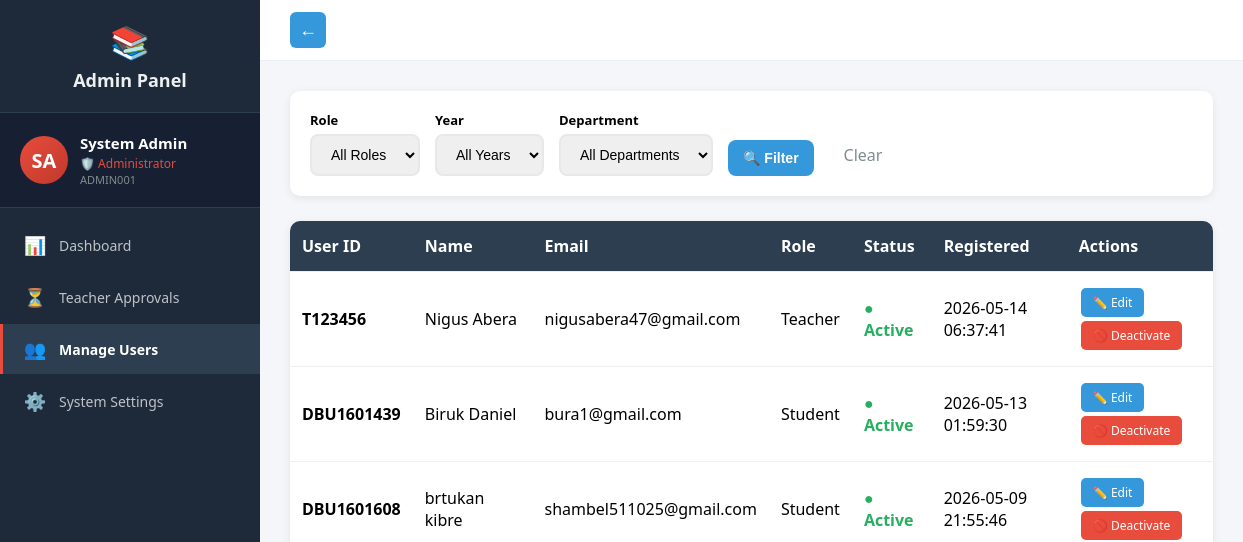
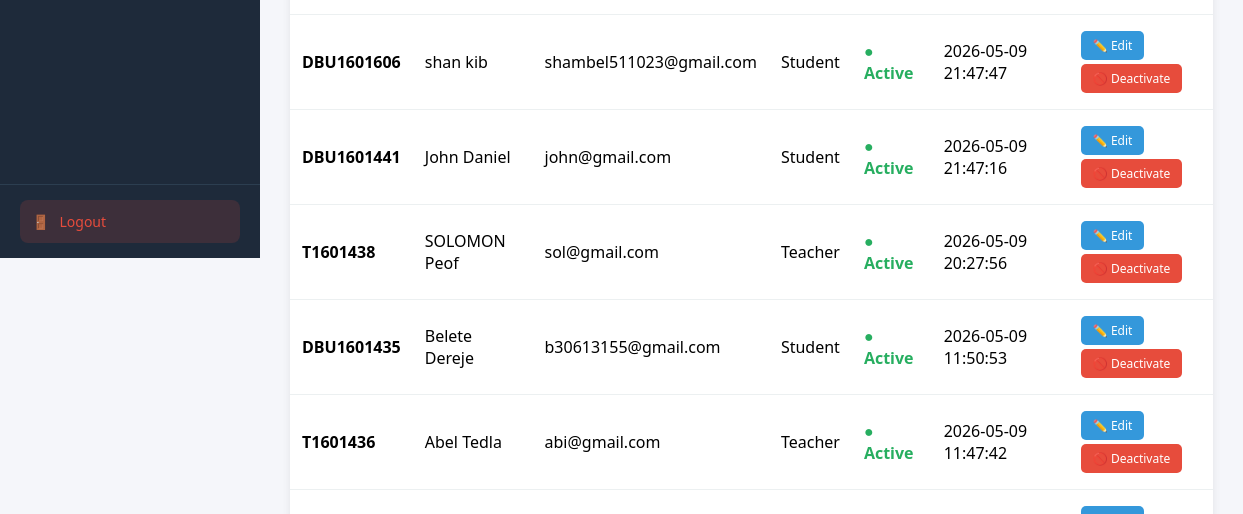
/admin/users (signed in, upper part), run on an earlier commit of the app's database (2 pictures, top to bottom).
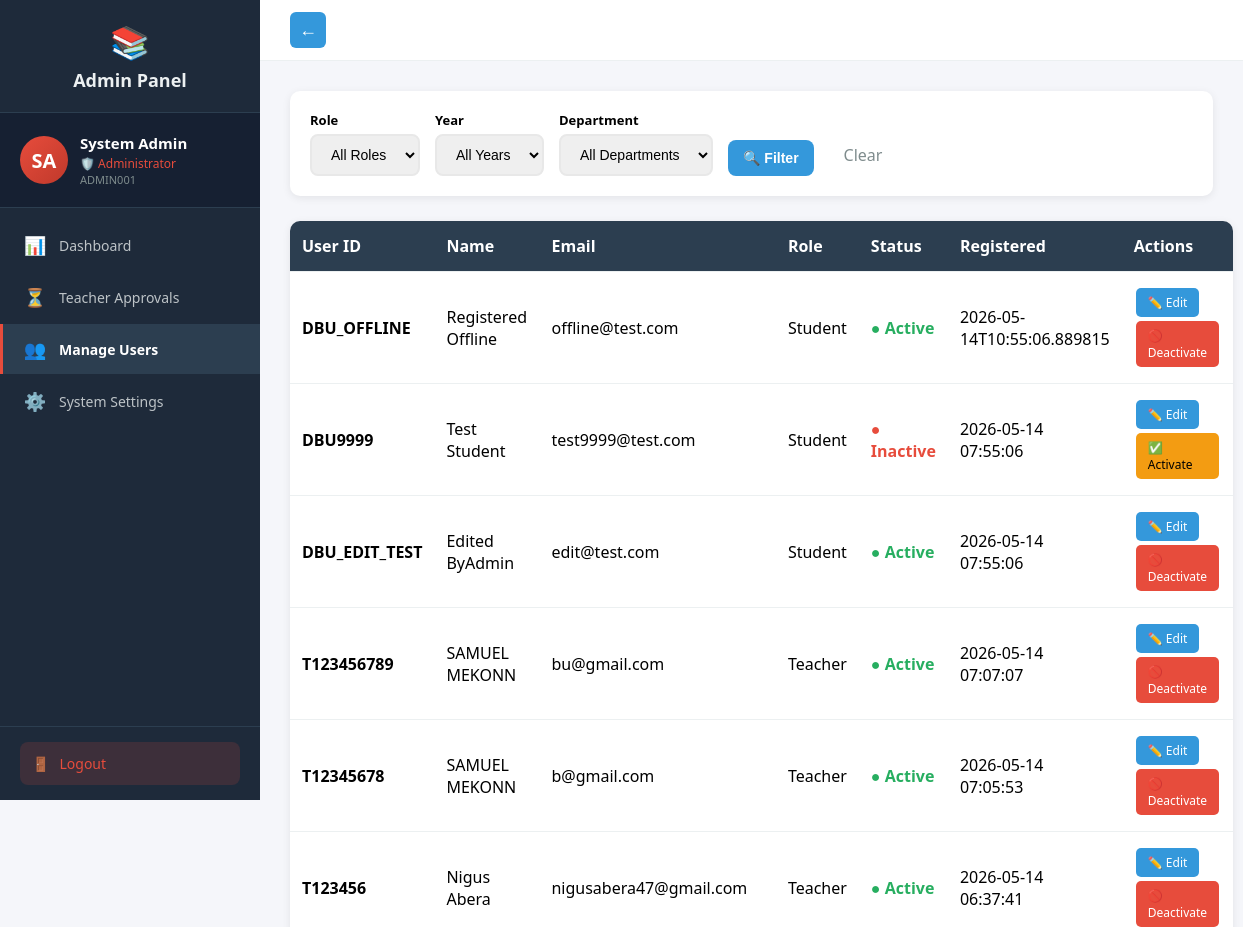
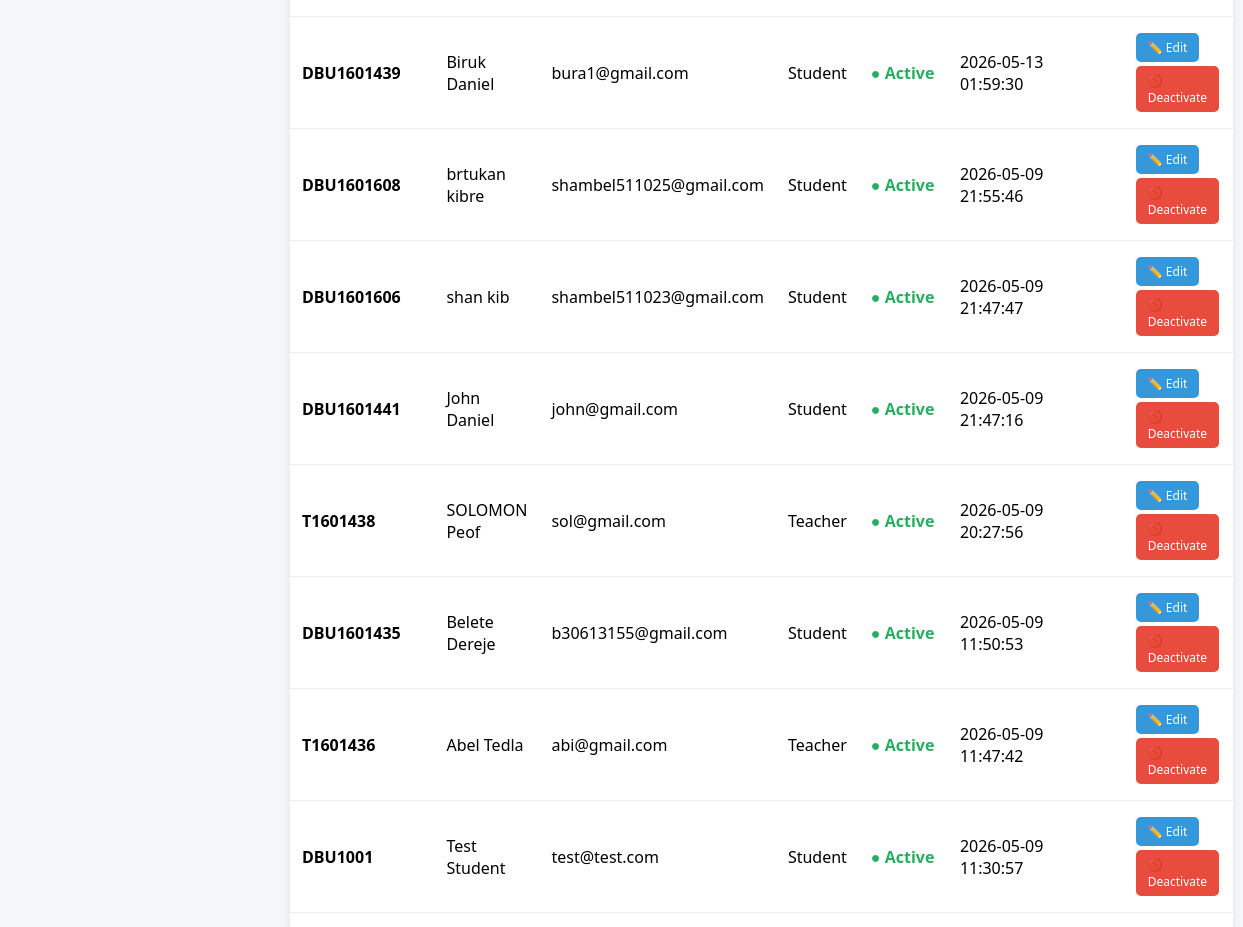
And on a later commit of the database (2 pictures, top to bottom).
### tables this page shows
CREATE TABLE users (
            id INTEGER PRIMARY KEY AUTOINCREMENT,
            user_id TEXT UNIQUE NOT NULL,
            first_name TEXT NOT NULL,
            last_name TEXT NOT NULL,
            email TEXT UNIQUE NOT NULL,
            password_hash TEXT NOT NULL,
            role TEXT NOT NULL,
            is_approved INTEGER DEFAULT 0,
            created_at TIMESTAMP DEFAULT CURRENT_TIMESTAMP
        , updated_at TIMESTAMP);

### routes_admin.py (the view)
@admin_bp.route('/users', endpoint='manage_users')
@login_required
def manage_users():
    if current_user.role != 'admin':
        return redirect(url_for('auth.login'))
    conn = get_db()
    cur = conn.cursor()
    role_filter = request.args.get('role', '').strip()
    year_filter = request.args.get('year', '').strip()
    dept_filter = request.args.get('department', '').strip()
    query = "SELECT id, user_id, first_name, last_name, email, role, is_approved, created_at FROM users WHERE 1=1"
    params = []
    if role_filter:
        query += " AND role = ?"
        params.append(role_filter)
    query += " ORDER BY created_at DESC"
    cur.execute(query, params)
    all_users = cur.fetchall()
    filtered_users = []
    for u in all_users:
        include = True
        if year_filter and u['role'] == 'student':
            cur.execute("SELECT year FROM students WHERE user_id = ?", (u['id'],))
            row = cur.fetchone()
            if not row or str(row[0]) != year_filter:
                include = False
        if dept_filter and u['role'] == 'student':
            cur.execute("SELECT department FROM students WHERE user_id = ?", (u['id'],))
            row = cur.fetchone()
            if not row or row[0] != dept_filter:
                include = False
        if year_filter and u['role'] == 'teacher':
            cur.execute("SELECT years FROM teachers WHERE user_id = ?", (u['id'],))
            row = cur.fetchone()
            if not row or year_filter not in row[0]:
                include = False
        if dept_filter and u['role'] == 'teacher':
            cur.execute("SELECT departments FROM teachers WHERE user_id = ?", (u['id'],))
            row = cur.fetchone()
            if not row or dept_filter not in row[0]:
                include = False
        if include:
            filtered_users.append(u)
    depts = set()
    cur.execute("SELECT department FROM students")
    for row in cur.fetchall():
        if row[0]: depts.add(row[0])
    cur.execute("SELECT departments FROM teachers")
    for row in cur.fetchall():
        if row[0]:
            for d in row[0].split(','):
                depts.add(d.strip())
    departments = sorted(list(depts))
    years = set()
    cur.execute("SELECT year FROM students")
    for row in cur.fetchall():
        if row[0]: years.add(str(row[0]))
    cur.execute("SELECT years FROM teachers")
    for row in cur.fetchall():
        if row[0]:
            for y in row[0].split(','):
                years.add(y.strip())
    years = sorted(list(years))
    conn.close()
    return render_template('admin/users.html', users=filtered_users, departments=departments, years=years,
                         role_filter=role_filter, year_filter=year_filter, dept_filter=dept_filter)

### auth.py (called while the page is built)
def get_db():
    conn = sqlite3.connect('assignments.db')
    conn.row_factory = sqlite3.Row
    return conn

@login_manager.user_loader
def load_user(user_id):
    conn = get_db()
    cur = conn.cursor()
    cur.execute("SELECT id, user_id, first_name, last_name, email, role, is_approved FROM users WHERE id = ?", (user_id,))
    user = cur.fetchone()
    cur.close()
    conn.close()
    if user:
        from flask_login import UserMixin
        class User(UserMixin):
            pass
        u = User()
        u.id = user['id']
        u.user_id = user['user_id']
        u.first_name = user['first_name']
        u.last_name = user['last_name']
        u.email = user['email']
        u.role = user['role']
        u.is_approved = user['is_approved']
        return u
    return None

### routes_admin.py (called while the page is built)
def get_db():
    conn = sqlite3.connect('assignments.db')
    conn.row_factory = sqlite3.Row
    return conn

### templates/admin/users.html (shortened to what this page needs)
{% extends "admin_base.html" %}
{% block content %}
<div class="filter-bar">
    <form method="GET" style="display:flex; gap:15px; align-items:end; flex-wrap:wrap;">
        <div>
            <label style="font-weight:600; font-size:13px; display:block; margin-bottom:5px;">Role</label>
            <select name="role" onchange="this.form.submit()">
                <option value="">All Roles</option>
            </select>
        </div>
        <div>
            <label style="font-weight:600; font-size:13px; display:block; margin-bottom:5px;">Year</label>
            <select name="year" onchange="this.form.submit()">
                <option value="">All Years</option>
            </select>
        </div>
        <div>
            <label style="font-weight:600; font-size:13px; display:block; margin-bottom:5px;">Department</label>
            <select name="department" onchange="this.form.submit()">
                <option value="">All Departments</option>
            </select>
        </div>
        <button type="submit">🔍 Filter</button>
        <a href="/admin/users" style="padding:10px 15px; color:#7f8c8d; text-decoration:none;">Clear</a>
    </form>
</div>
<table>
    <tr>
        <th>User ID</th><th>Name</th><th>Email</th><th>Role</th><th>Status</th><th>Registered</th><th>Actions</th>
    </tr>
    {% for u in users %}
    <tr>
        <td><strong>{{ u[1] }}</strong></td>
        <td>{{ u[2] }} {{ u[3] }}</td>
        <td>{{ u[4] }}</td>
        <td><span style="text-transform:capitalize;">{{ u[5] }}</span></td>
        <td>
            {% if u[6] %}
                <span class="status-active">● Active</span>
            {% else %}
                <span class="status-inactive">● Inactive</span>
            {% endif %}
        </td>
        <td>{{ u[7] if u[7] else '' }}</td>
        <td>
            <a href="/admin/edit-user/{{ u[0] }}" class="btn btn-primary">✏️ Edit</a>
            <a href="/admin/toggle-user/{{ u[0] }}" class="btn {{ 'btn-danger' if u[6] else 'btn-warning' }}">
                {{ '🚫 Deactivate' if u[6] else '✅ Activate' }}
            </a>
        </td>
    </tr>
    {% endfor %}
</table>
{% endblock %}

What changed in the data, as far as the page shows it:
added users: user "DBU_OFFLINE", first_name "Registered", last_name "Offline", email "offline@test.com", role "Student", shows "● Active", created_at "2026-05-14T10:55:06.889815", is_approved "🚫 Deactivate"
added users: user "DBU9999", first_name "Test", last_name "Student", email "test9999@test.com", role "Student", shows "● Inactive", created_at "2026-05-14 07:55:06", is_approved "✅ Activate"
added users: user "DBU_EDIT_TEST", first_name "Edited", last_name "ByAdmin", email "edit@test.com", role "Student", shows "● Active", created_at "2026-05-14 07:55:06", is_approved "🚫 Deactivate"
added users: user "T123456789", first_name "SAMUEL", last_name "MEKONN", email "bu@gmail.com", role "Teacher", shows "● Active", created_at "2026-05-14 07:07:07", is_approved "🚫 Deactivate"
added users: user "T12345678", first_name "SAMUEL", last_name "MEKONN", email "b@gmail.com", role "Teacher", shows "● Active", created_at "2026-05-14 07:05:53", is_approved "🚫 Deactivate"
now on this page (row edited): users: user "DBU1001", first_name "Test", last_name "Student", email "test@test.com", role "Student", shows "● Active", created_at "2026-05-09 11:30:57", is_approved "🚫 Deactivate"
